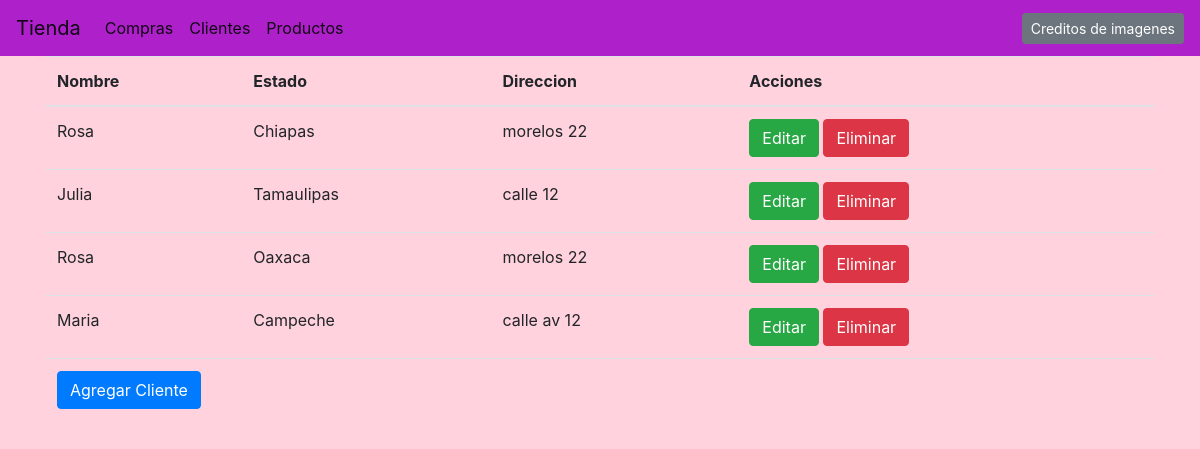
The page /cliente/ on the database its author committed.
### tienda/models.py (models this page shows, shortened)
class Cliente(models.Model):
    nombre = models.CharField(max_length=20)
    estado = models.CharField(max_length=15, null=True)
    direccion = models.CharField(max_length=20)
    producto = models.ManyToManyField(Producto)

### tienda/views.py (the view)
# urls.py: path('cliente/', views.cliente_index, name='cliente'),
def cliente_index(request):
    c = Cliente.objects.all()
    context = {
        'cliente': c
    }
    return render(request, 'cliente_index.html', context)

### tienda/templates/cliente_index.html (shortened to what this page needs)
{% extends "base.html" %}
{% block contenido %}
    <table class="table table-hover">
        <thead>
            <tr>
                <th>Nombre</th>
                <th>Estado</th>
                <th>Direccion</th>
                <th>Acciones</th>
            </tr>
        </thead>
        <tbody>
            {% for c in cliente %}
                <tr>
                    <td>{{c.nombre}}</td>
                    <td>{{c.estado}}</td>
                    <td>{{c.direccion}}</td>
                    <td>
                        <a href="{% url 'tienda:updatec' c.id %}" class="btn btn-success"> Editar</a>
                        <a href="{% url 'tienda:deletec' c.id %}" class="btn btn-danger"> Eliminar</a>
                    </td>
                </tr>
            {% endfor %}
            <tr>
                <td colspan="4">
                    <div class="d-grid gap-2">
                        <a href="{% url 'tienda:cliente-add' %}" class="btn btn-primary">Agregar Cliente</a>
                    </div>
                </td>
            </tr>
        </tbody>
    </table>
{% endblock %}

### rows shown on the page
Cliente: nombre "Rosa", estado "Chiapas", direccion "morelos 22"
Cliente: nombre "Julia", estado "Tamaulipas", direccion "calle 12"
Cliente: nombre "Rosa", estado "Oaxaca", direccion "morelos 22"
Cliente: nombre "Maria", estado "Campeche", direccion "calle av 12"
